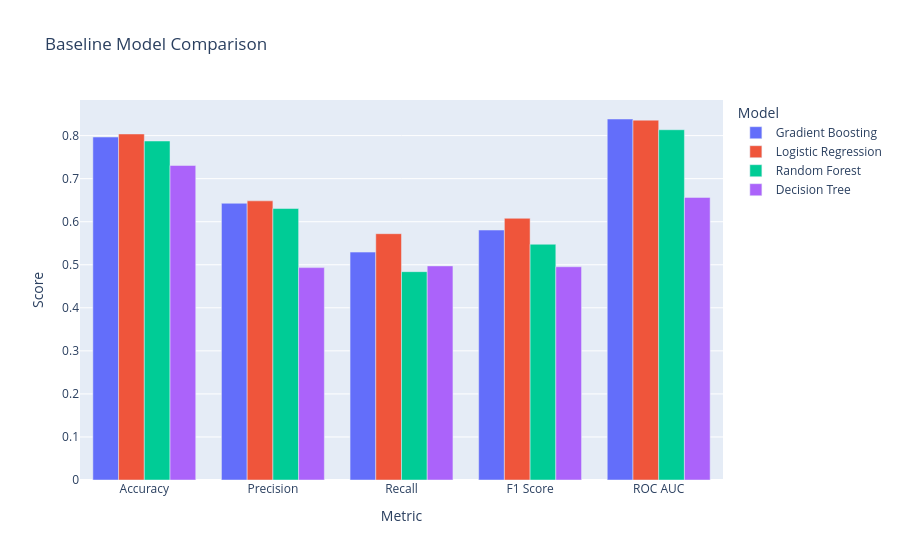

This figure's notebook cell:
### Code cell
results_long = results_df.melt(
    id_vars="Model",
    var_name="Metric",
    value_name="Score"
)

fig = px.bar(
    results_long,
    x="Metric",
    y="Score",
    color="Model",
    barmode="group",
    title="Baseline Model Comparison"
)

fig.write_image("../screenshots/baseline_models.png")
fig.show()

### Figure 1 — Plotly figure (JSON) as saved in the notebook; plotly's stock layout.template omitted (floating-point values rounded to 4 significant figures)
{"data": [{"alignmentgroup": "True", "hovertemplate": "Model=Gradient Boosting<br>Metric=%{x}<br>Score=%{y}<extra></extra>", "legendgroup": "Gradient Boosting", "marker": {"color": "#636efa", "pattern": {"shape": ""}}, "name": "Gradient Boosting", "offsetgroup": "Gradient Boosting", "orientation": "v", "showlegend": true, "textposition": "auto", "type": "bar", "x": ["Accuracy", "Precision", "Recall", "F1 Score", "ROC AUC"], "xaxis": "x", "y": [0.7967, 0.6429, 0.5294, 0.5806, 0.8386], "yaxis": "y"}, {"alignmentgroup": "True", "hovertemplate": "Model=Logistic Regression<br>Metric=%{x}<br>Score=%{y}<extra></extra>", "legendgroup": "Logistic Regression", "marker": {"color": "#EF553B", "pattern": {"shape": ""}}, "name": "Logistic Regression", "offsetgroup": "Logistic Regression", "orientation": "v", "showlegend": true, "textposition": "auto", "type": "bar", "x": ["Accuracy", "Precision", "Recall", "F1 Score", "ROC AUC"], "xaxis": "x", "y": [0.8038, 0.6485, 0.5722, 0.608, 0.8359], "yaxis": "y"}, {"alignmentgroup": "True", "hovertemplate": "Model=Random Forest<br>Metric=%{x}<br>Score=%{y}<extra></extra>", "legendgroup": "Random Forest", "marker": {"color": "#00cc96", "pattern": {"shape": ""}}, "name": "Random Forest", "offsetgroup": "Random Forest", "orientation": "v", "showlegend": true, "textposition": "auto", "type": "bar", "x": ["Accuracy", "Precision", "Recall", "F1 Score", "ROC AUC"], "xaxis": "x", "y": [0.7875, 0.6307, 0.484, 0.5477, 0.8137], "yaxis": "y"}, {"alignmentgroup": "True", "hovertemplate": "Model=Decision Tree<br>Metric=%{x}<br>Score=%{y}<extra></extra>", "legendgroup": "Decision Tree", "marker": {"color": "#ab63fa", "pattern": {"shape": ""}}, "name": "Decision Tree", "offsetgroup": "Decision Tree", "orientation": "v", "showlegend": true, "textposition": "auto", "type": "bar", "x": ["Accuracy", "Precision", "Recall", "F1 Score", "ROC AUC"], "xaxis": "x", "y": [0.7306, 0.4934, 0.4973, 0.4953, 0.6565], "yaxis": "y"}], "layout": {"barmode": "group", "legend": {"title": {"text": "Model"}, "tracegroupgap": 0}, "title": {"text": "Baseline Model Comparison"}, "xaxis": {"anchor": "y", "domain": [0, 1], "title": {"text": "Metric"}}, "yaxis": {"anchor": "x", "domain": [0, 1], "title": {"text": "Score"}}}}
